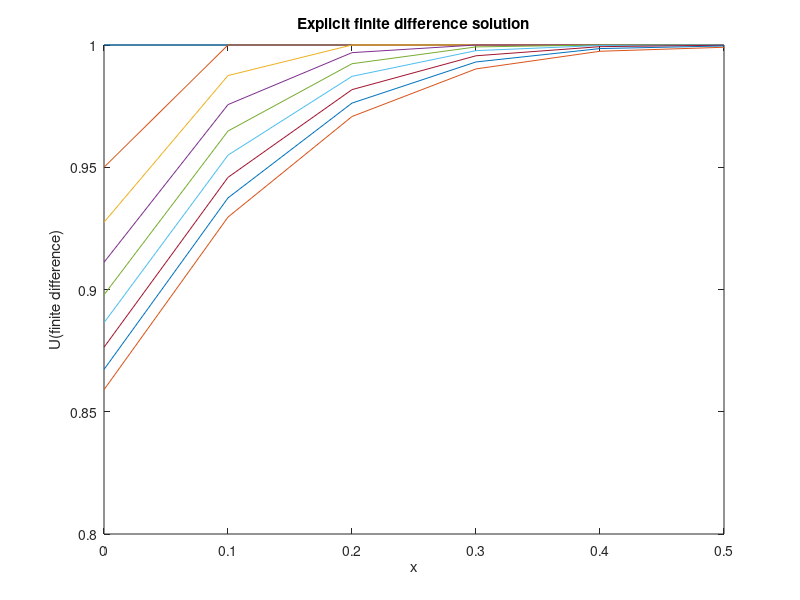
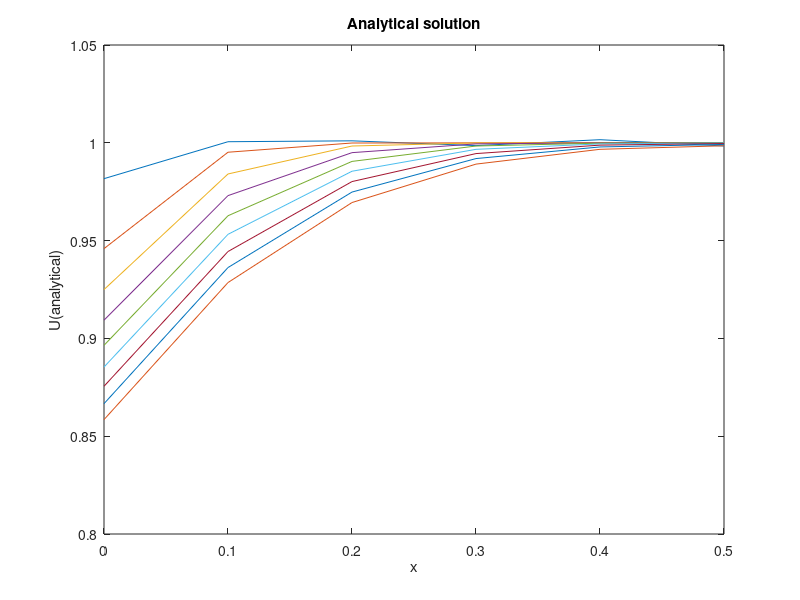

MATLAB code for these plots, in order:
% This script is to find the approximate solution for differential
% equation using explicit finite difference method and compare the 
% solution with actual solution

% Defining r,k,h,x,t and n
clear 
clc
r = 0.25;
h = 0.1;
k = r*h^2;
x = 0:h:1;
t = 0:k:1;
Uac = zeros(length(x),9);

% Initializing U
Ufd = zeros(length(x),length(t));
Ufd(:,1) = 1;


% Explicit finite difference solution
% The solution differs at boundaries

for j = 1:400
    for i = 1:11
        if i == 1
            Ufd(i,j+1) = Ufd(i,j) + 2*r*(Ufd(i+1,j)-(1+h)*Ufd(i,j));
        elseif i == 11
            Ufd(i,j+1) = Ufd(i,j) + 2*r*(Ufd(i-1,j)-(1+h)*Ufd(i,j));
        else
        Ufd(i,(j+1)) = (r*(Ufd((i+1),j)) + r*(Ufd((i-1),j)) + (1-(2*r))*Ufd(i,j));
        end
    end
end

%Reporting solution
for i = 1:6
fprintf('At x = %1.2f\n t            U\n',x(1,i))
fprintf('\n')
for j = 1:9
    fprintf('%1.4f       %1.4f\n',t(1,j),Ufd(i,j))
end
    fprintf('%1.4f        %1.4f\n',t(1,401),Ufd(i,401))
    fprintf('\n')
end

%defining coefficient alpha for analytical solution
a = [0.65327 3.2923 6.3616 9.477 12.606 15.7397];

%Analytical solution
sum =0;
for i = 1:11
    for j = 1:9
        sum = 0;
        for n = 1:6
            sum  = sum + ((1/(3+4*(a(1,n))^2))*sec(a(1,n))*(exp(-4*((a(1,n))^2)*t(1,j)))*cos(2*a(1,n)*(x(1,i)-0.5)));
        end
        Uac(i,j) = 4*sum;
    end
end

%Reporting comparision

fprintf('At x = %1.2f\n t           Uac               Ufd\n',x(1,3))
for j = 1:9
    fprintf('%1.4f      %1.4f            %1.4f\n',t(1,j),Uac(3,j),Ufd(3,j));
end

       
%Plotting Ufd at different given values of x at t = 0 - 0.020
figure(01)
x1 = 0:0.1:0.5;
j = 1:6;
for m = 1:1:9
plot(x1,Ufd(j,m))
hold on
end
xlabel('x')
ylabel('U(finite difference)')
title('Explicit finite difference solution')

%Plotting Uac at different given values of x at t = 0 - 0.020
figure(02)
for m = 1:1:9
plot(x1,Uac(j,m))
hold on
end
xlabel('x')
ylabel('U(analytical)')
title('Analytical solution')

